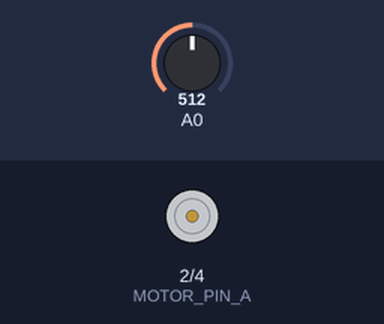
Bench run of a sketch on a simulated Arduino Uno, built with avr-gcc and run on an emulated ATmega328P. Shown: motor-driver pin pairs drawn as motors (green arrow = first pin HIGH = forward, orange = second pin HIGH = backward, longer = more drive, scaled by the enable pin). The test bench sets the inputs (shaded band); at power-on: A0 = 512.

Above: at 1.2 s.
1.3 s: A0 set to 521
At 2.5 s:
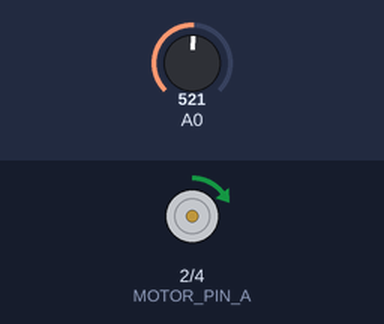
2.8 s: A0 set to 511
At 3.6 s:
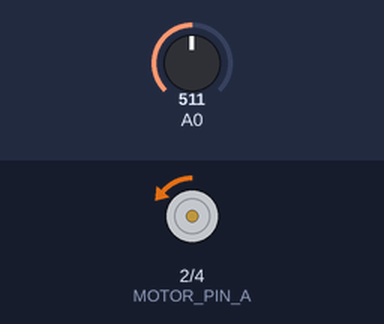
4.3 s: A0 set to 306
At 4.7 s:
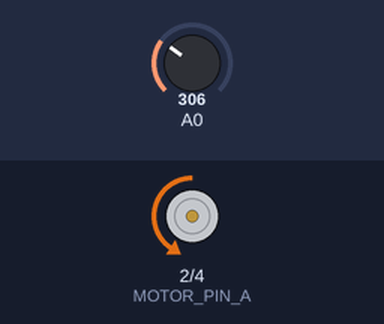
5.8 s: A0 set to 122
At 7.0 s:
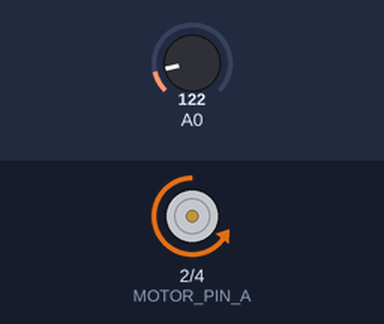
7.3 s: A0 set to 716
At 8.2 s:
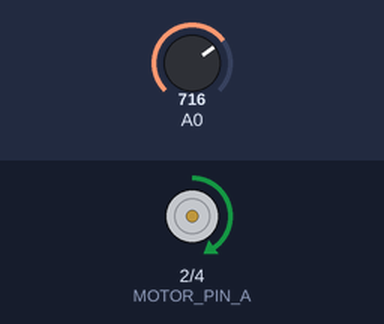
Timing chart, 0 to 9.8 s (numbered marks = the images above; inputs shaded):
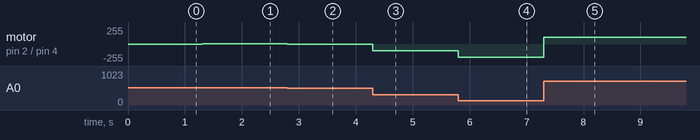

The sketch:

motorTest.ino
```cpp
#define MOTOR_PIN_A 2
#define MOTOR_PIN_B 4
#define MOTOR_PIN_PWM 3

void setup() {
  pinMode(MOTOR_PIN_A, OUTPUT);
  pinMode(MOTOR_PIN_B, OUTPUT);
  pinMode(MOTOR_PIN_PWM, OUTPUT);
  // Пины D3 и D11 - 31.4 кГц
  TCCR2B = 0b00000001;  // x1
  TCCR2A = 0b00000001;  // phase correct
}

void loop() {
  motorControl(analogRead(0));
}

void motorControl(int val) {
  val = map(val, 0, 1023, -255, 255);
  if (val > 0) {
    analogWrite(MOTOR_PIN_PWM, val);
    digitalWrite(MOTOR_PIN_A, 1);
    digitalWrite(MOTOR_PIN_B, 0);
  } else if (val < 0) {
    analogWrite(MOTOR_PIN_PWM, -val);
    digitalWrite(MOTOR_PIN_A, 0);
    digitalWrite(MOTOR_PIN_B, 1);
  } else {
    analogWrite(MOTOR_PIN_PWM, 0);
    digitalWrite(MOTOR_PIN_A, 1);
    digitalWrite(MOTOR_PIN_B, 1);
  }
}
```

Measured:
- after the input at 1.3 s, motor on pin 2 (MOTOR_PIN_A) / pin 4 (MOTOR_PIN_B): stopped → forward 4/255 at once
- after the input at 2.8 s, motor on pin 2 (MOTOR_PIN_A) / pin 4 (MOTOR_PIN_B): forward 4/255 → backward 1/255 at once
- after the input at 4.3 s, motor on pin 2 (MOTOR_PIN_A) / pin 4 (MOTOR_PIN_B): backward 1/255 → backward 103/255 at once
- after the input at 5.8 s, motor on pin 2 (MOTOR_PIN_A) / pin 4 (MOTOR_PIN_B): backward 103/255 → backward 195/255 at once
- after the input at 7.3 s, motor on pin 2 (MOTOR_PIN_A) / pin 4 (MOTOR_PIN_B): backward 195/255 → forward 101/255 at once
